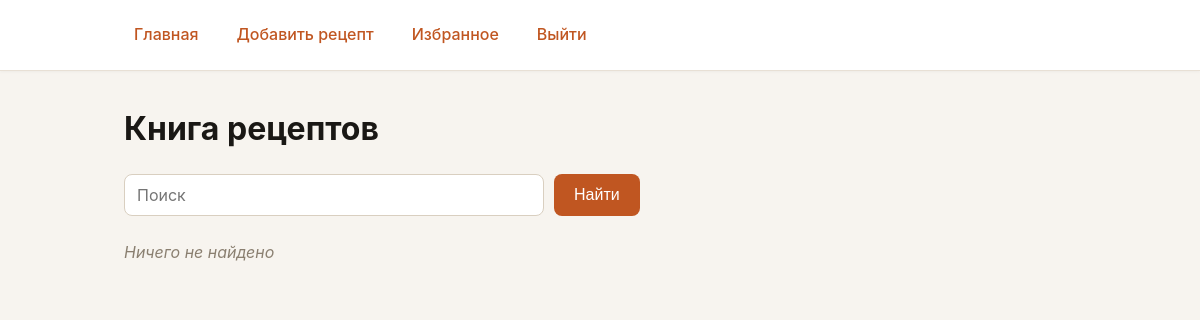
The page / (signed in) on the database as committed earlier.
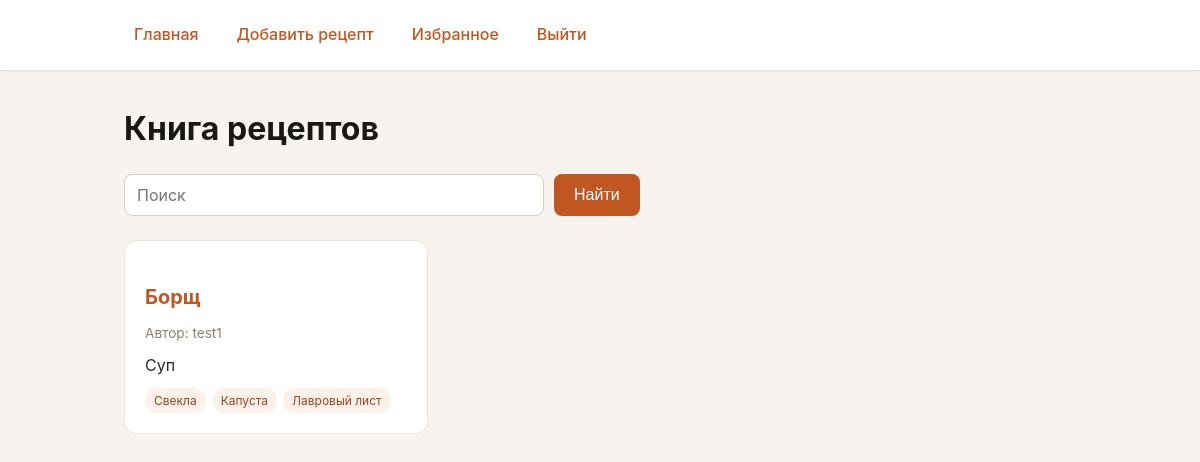
The same page on the database as committed later.
### models.py (models this page shows, shortened)
class Recipe(db.Model):
    __tablename__ = 'recipe'
    id = db.Column(db.Integer, primary_key=True)
    title = db.Column(db.String(100), nullable=False)
    description = db.Column(db.Text, nullable=False)
    steps = db.Column(db.Text, nullable=False)
    created_at = db.Column(db.DateTime, nullable=False, default=datetime.utcnow)
    user_id = db.Column(db.Integer, db.ForeignKey('user.id'), nullable=False)
    ingredients = db.relationship('Ingredient', secondary=recipe_ingredient, backref=db.backref('recipes', lazy='dynamic'), lazy='joined')

class User(UserMixin, db.Model):
    __tablename__ = 'user'
    id = db.Column(db.Integer, primary_key=True)
    username = db.Column(db.String(100), unique=True, nullable=False)
    password_hash = db.Column(db.String(250), nullable=False)
    created_at = db.Column(db.DateTime, default=datetime.utcnow)
    recipes = db.relationship('Recipe', backref='author', lazy=True, cascade='all, delete-orphan')
    favorite_recipes = db.relationship('Recipe', secondary=favorites, backref=db.backref('favorited_by', lazy='dynamic'), lazy='dynamic')

class Ingredient(db.Model):
    __tablename__ = 'ingredient'
    id = db.Column(db.Integer, primary_key=True)
    name = db.Column(db.String(100), unique=True, nullable=False)

### app.py (the view)
@app.route('/')
def index():
    query = request.args.get('q', '').strip()
    if query:
        keywords = query.split()
        filters = []
        for kw in keywords:
            pattern = f'%{kw}%'
            filters.append(or_(
                Recipe.title.ilike(pattern),
                Recipe.description.ilike(pattern),
                Recipe.ingredients.any(Ingredient.name.ilike(pattern))
            ))
        recipes = (Recipe.query.filter(*filters).order_by(Recipe.created_at.desc()).all())
    else:
        recipes = Recipe.query.order_by(Recipe.created_at.desc()).all()
    return render_template('index.html', recipes=recipes, query=query)

### models.py (called while the page is built)
@login_manager.user_loader
def load_user(user_id):
    return User.query.get(int(user_id))

### templates/index.html (shortened to what this page needs)
{% extends "base.html" %}
{% block content %}
<h1>Книга рецептов</h1>
<form method="get" action="{{ url_for('index') }}" class="search-form">
    <input type="text" name="q" value="{{ query }}" placeholder="Поиск">
    <button type="submit">Найти</button>
</form>
<div class="recipe-grid">
    {% for recipe in recipes %}
        <article class="recipe-card">
            <h2>
                <a href="{{ url_for('recipe_detail', recipe_id=recipe.id) }}">
                    {{ recipe.title }}
                </a>
            </h2>
            <p class="author">Автор: {{ recipe.author.username }}</p>
            <p>{{ recipe.description|truncate(120) }}</p>
            {% if recipe.ingredients %}
                <p class="tags">
                    {% for ing in recipe.ingredients %}
                        <span class="tag">{{ ing.name }}</span>
                    {% endfor %}
                </p>
            {% endif %}
        </article>
    {% else %}
        <p class="empty">Ничего не найдено</p>
    {% endfor %}
</div>
{% endblock %}

### templates/base.html (shortened to what this page needs)
<!DOCTYPE html>
<html lang="ru">
<head>
    <link rel="stylesheet" href="{{ url_for('static', filename='style.css') }}">
</head>
<body>
<header>
  <nav>
    <a href="{{ url_for('index') }}">Главная</a>
    {% if current_user.is_authenticated %}
      <a href="{{ url_for('recipe_create') }}">Добавить рецепт</a>
      <a href="{{ url_for('favorites') }}">Избранное</a>
      <a href="{{ url_for('logout') }}">Выйти</a>
    {% else %}
      <a href="{{ url_for('login') }}">Войти</a>
      <a href="{{ url_for('register') }}">Регистрация</a>
    {% endif %}
  </nav>
</header>
<main>
  {% block content %}{% endblock %}
</main>
</body>
</html>

### static/style.css (style rules this page uses)
* { box-sizing: border-box; margin: 0; padding: 0; }
header { background: #fff; border-bottom: 1px solid #e8e0d5; box-shadow: 0 1px 3px rgba(0, 0, 0, 0.04); position: sticky; top: 0; z-index: 10; }
nav { max-width: 1000px; margin: 0 auto; padding: 16px 24px; display: flex; flex-wrap: wrap; align-items: center; gap: 18px; }
nav a { font-weight: 500; padding: 6px 10px; border-radius: 6px; }
main { max-width: 1000px; margin: 0 auto; padding: 32px 24px 64px; }
form { max-width: 560px; }
input[type="text"], input[type="password"], textarea { width: 100%; padding: 10px 12px; border: 1px solid #d9cfc0; border-radius: 8px; font-family: inherit; font-size: 1rem; background: #fff; transition: border-color 0.15s, box-shadow 0.15s; }
button { background: #c05621; color: #fff; border: none; padding: 10px 20px; border-radius: 8px; font-size: 1rem; font-weight: 500; cursor: pointer; transition: background 0.15s; }
.recipe-grid { display: grid; grid-template-columns: repeat(auto-fill, minmax(260px, 1fr)); gap: 20px; }
.recipe-card { background: #fff; border: 1px solid #ece4d8; border-radius: 12px; padding: 20px; transition: transform 0.15s, box-shadow 0.15s; }
.recipe-card .author { font-size: 0.85rem; color: #8a7f70; margin-bottom: 8px; }
.recipe-card .tags { margin-top: 10px; display: flex; flex-wrap: wrap; gap: 6px; }
.tag { background: #fdf2e9; color: #9c4221; font-size: 0.75rem; padding: 3px 9px; border-radius: 12px; white-space: nowrap; }
.search-form { display: flex; gap: 10px; margin-bottom: 24px; max-width: 100%; }
.search-form input[type="text"] { flex: 1; max-width: 420px; }
body { font-family: -apple-system, "Segoe UI", Roboto, Arial, sans-serif; background: #f7f4ef; color: #2d2a26; line-height: 1.6; min-height: 100vh; }
a { color: #c05621; text-decoration: none; transition: color 0.15s ease; }
h1 { font-size: 2rem; margin-bottom: 20px; color: #1a1815; }
h2 { font-size: 1.25rem; margin: 20px 0 10px; }

Rows that differ between the two databases and show on the page:
added Recipe: title "Борщ", author.username "test1", description "Суп"
added Ingredient: name "Свекла"
added Ingredient: name "Капуста"
added Ingredient: name "Лавровый лист"
Other text that changed with them:
text no longer shown: "Ничего не найдено"
